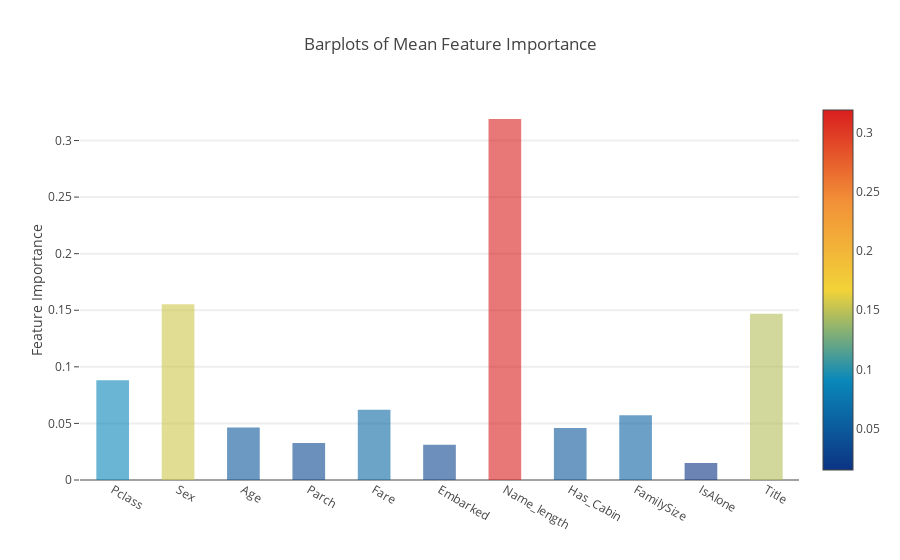

Notebook code for this chart:
### Markdown cell above
<a id="14"></a> <br>
## 4-6. 평균 변수의 중요도의 Plotly 막대그래프

모든 분류기에서 평균 피쳐 중요성을 파악한 후 다음과 같이 Plotly 막대 그래프로 표시할 수 있습니다.

### Code cell
y = feature_dataframe['mean'].values
x = feature_dataframe['features'].values
data = [go.Bar(x= x,
               y= y,
               width = 0.5,
               marker=dict(color = feature_dataframe['mean'].values,
                           colorscale='Portland',
                           showscale=True,
                           reversescale = False),
               opacity=0.6)]

layout= go.Layout(autosize= True,
                  title='Barplots of Mean Feature Importance',
                  hovermode='closest',
#                 xaxis= dict(title='Pop', ticklen=5, zeroline=False, gridwidth=2,),
                  yaxis=dict(title='Feature Importance', ticklen=5, gridwidth=2),
                  showlegend= False)

fig = go.Figure(data=data, layout=layout)
py.iplot(fig, filename='bar-direct-labels')

### Figure 1 — Plotly figure (JSON) as saved in the notebook; plotly's stock layout.template omitted (floating-point values rounded to 4 significant figures)
{"data": [{"marker": {"color": [0.08804, 0.1553, 0.04644, 0.03275, 0.06215, 0.0312, 0.319, 0.04599, 0.05724, 0.01499, 0.1469], "colorscale": "Portland", "reversescale": false, "showscale": true}, "opacity": 0.6, "type": "bar", "width": 0.5, "x": ["Pclass", "Sex", "Age", "Parch", "Fare", "Embarked", "Name_length", "Has_Cabin", "FamilySize", "IsAlone", "Title"], "y": [0.08804, 0.1553, 0.04644, 0.03275, 0.06215, 0.0312, 0.319, 0.04599, 0.05724, 0.01499, 0.1469]}], "layout": {"autosize": true, "hovermode": "closest", "showlegend": false, "title": "Barplots of Mean Feature Importance", "yaxis": {"gridwidth": 2, "ticklen": 5, "title": "Feature Importance"}}}
